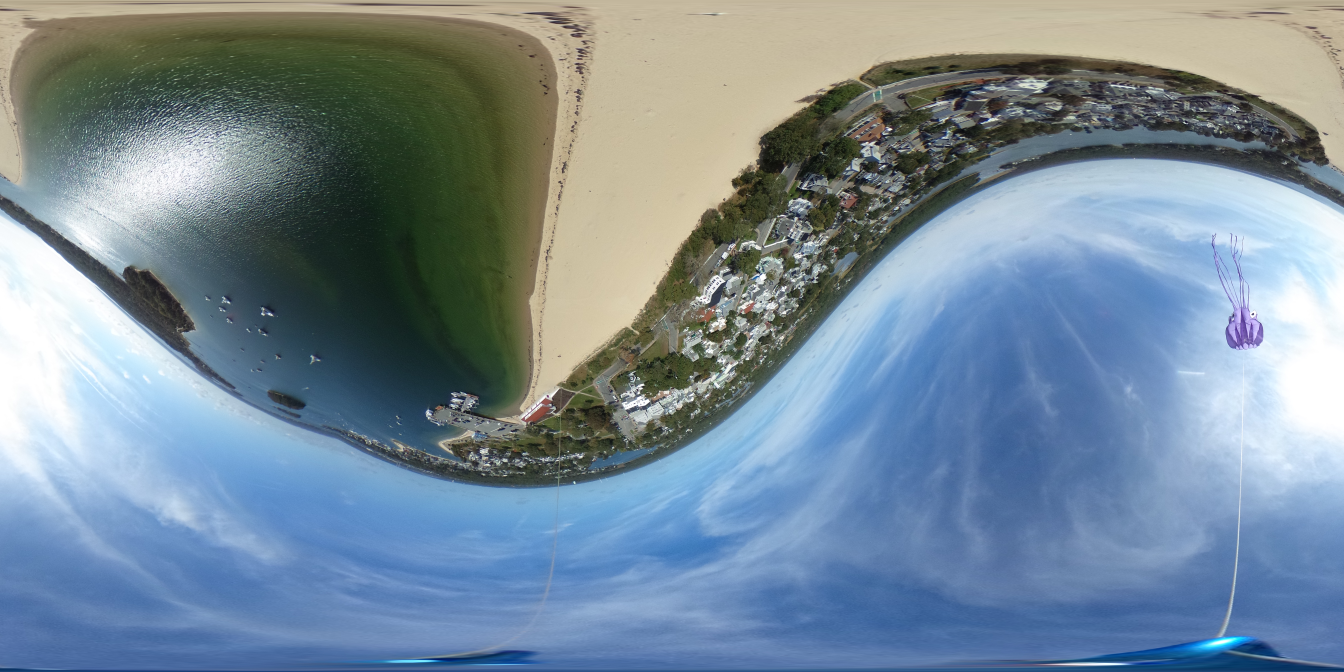
#> input picture examples/R0011200.JPG, 5376 x 2688 px, found by its file name (shown at 1/4 size)
$ python detect.py
#> lines starting #> are read from the running program, lines starting #| are printed output that depends on the picture; after the words box and inside, x2 and y2 are one past the last pixel; in counts of white or black regions, pixels touching at a corner belong together
#> further down, img is the input picture: shape (2688, 5376, 3); mean B, G, R 152.3, 138.2, 119.4
### dist/main_screen/horizonfinder.py
import cv2
import numpy as np
from scipy.interpolate import splprep, splev

def score_candidate(img, tck, u, x, y, cnt, LENGTH_WEIGHT, SMOOTHNESS_WEIGHT, LINEARITY_WEIGHT):
    """Compute a score for a potential horizon contour."""
    score = 0

    # Compute the length of the contour across the x-axis
    x_dist = max(x) - min(x)
    # Assign a score based on percentage of the image width
    score += LENGTH_WEIGHT * (x_dist / img.shape[1])

    # Compute the smoothness and linearity of the spline
    smoothness = 0
    linearity = 0
    for i in range(len(x)-1):
        p1 = splev(u[i], tck)
        p2 = splev(u[i+1], tck)
        smoothness += np.linalg.norm(np.array(p2)-np.array(p1))
        linearity += abs(p2[1] - p1[1]) / smoothness
    # Assign a score based on the linearity and smoothness of the spline
    score += SMOOTHNESS_WEIGHT * (smoothness / len(x))
    score += LINEARITY_WEIGHT * (linearity / len(x))

    return score

def find_horizon_point(img, LENGTH_WEIGHT, SMOOTHNESS_WEIGHT, LINEARITY_WEIGHT, MIN_HEIGHT, MAX_HEIGHT, scale_factor=1.0, debug=False):
    # Convert to grayscale
#> called with LENGTH_WEIGHT = 1, SMOOTHNESS_WEIGHT = 1, LINEARITY_WEIGHT = 1, MIN_HEIGHT = 0.3, MAX_HEIGHT = 0.7, scale_factor = 1, debug = True
    gray = cv2.cvtColor(img, cv2.COLOR_BGR2GRAY)
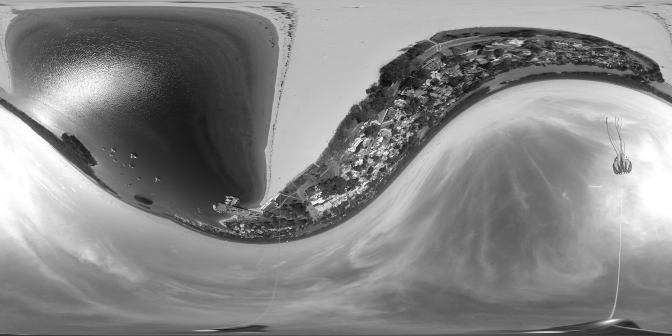
#> gray: shape (2688, 5376) (shown at 1/8 size); min 0, max 255, mean 134.2

    # Blur the image to reduce noise
    gray = cv2.GaussianBlur(gray, (9, 15), 0)

    # Apply thresholding
    ret, thresh = cv2.threshold(gray, 127, 255, cv2.THRESH_BINARY+cv2.THRESH_OTSU)
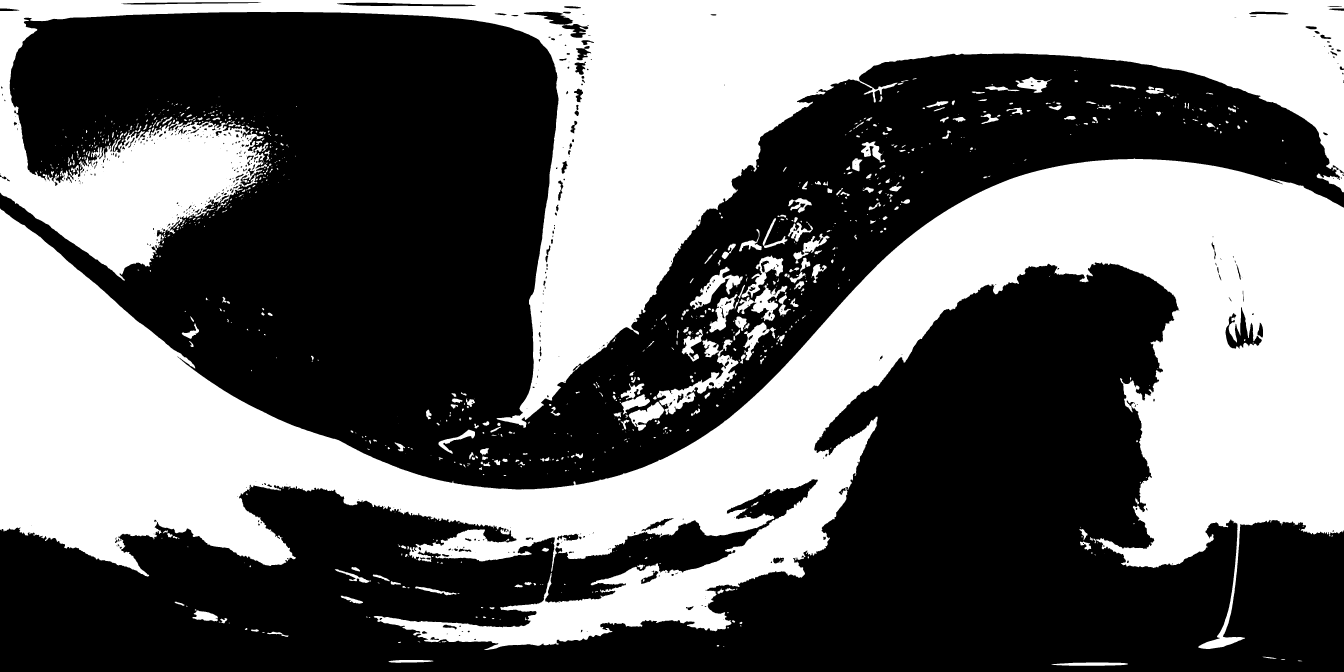
#> thresh: shape (2688, 5376) (shown at 1/4 size); 41.9% white; 990 white regions (392 under 20 px), largest, box (x1, y1, x2, y2) and area: (0, 634, 5376, 2600) 3627751, (0, 0, 5376, 1711) 2234972, (2627, 1398, 2954, 1659) 18010
#> ret = 141

    # Apply canny edge detection
    edges = cv2.Canny(thresh, 50, 150, apertureSize=3)
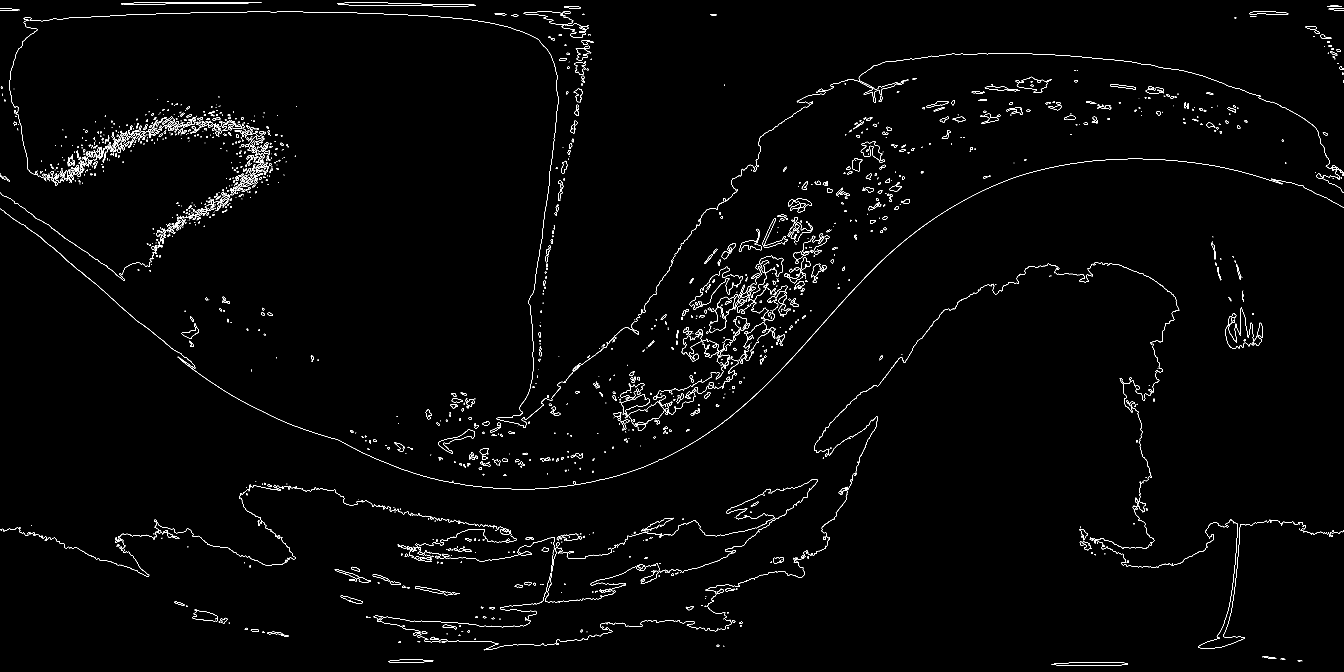
#> edges: shape (2688, 5376) (shown at 1/4 size); 0.8% white in thin lines or dots

    # Find contours
    contours, hierarchy = cv2.findContours(edges, cv2.RETR_EXTERNAL, cv2.CHAIN_APPROX_NONE)
#> contours = 2071 contours, 1370 with area under 20; largest, box (x1, y1, x2, y2) and area: (2759, 1066, 2971, 1238) 10562, (1753, 1718, 1900, 1815) 3110, (3152, 792, 3247, 851) 2362, (3050, 872, 3151, 992) 2155, (1339, 2276, 1484, 2332) 1666

    # Best contour
    horizon_contour = None
    # Best spline
    horizon_spline = None

    # Store all potential contours as tuple of (contour, score)
    potential_contours = []

    # Store all splines for debugging purposes
    splines = []

    # Best score
    max_score = 0

    for cnt in contours:
        # Check if the contour has enough points to be represented by a spline
        if len(cnt) >= 50:
            score = 0

            # Get the average height of the contour
            avg_height = np.mean(cnt[:, 0, 1])
            # Skip the contour if it's not in the right height range
            if avg_height < MIN_HEIGHT * img.shape[0] or avg_height > MAX_HEIGHT * img.shape[0]:
                continue

            # Fit a spline to the contour
            x, y = cnt.squeeze().T
            tck, u = splprep([x, y], s=len(cnt), k=1)

            # Store the spline for debugging purposes
            splines.append((tck, u))

            # Compute a score for the contour
            score = score_candidate(img, tck, u, x, y, cnt, LENGTH_WEIGHT, SMOOTHNESS_WEIGHT, LINEARITY_WEIGHT)

            # Add the contour to the list of potential contours
            potential_contours.append((cnt, score))

            # Check if the score is better than the previous best
            if score > max_score:
                max_score = score
                horizon_contour = cnt
                horizon_spline = (tck, u)
#> this loop made 2071 passes
#> avg_height on passes 1, 5, 6, 7, 8, 17, 19, 25: 2655.9, 2644.2, 2636.4, 2632.1, 2628.3, 2568.7, 2555, 2535.6
#> after the loop, horizon_contour = contour of 6817 points, box (x1, y1, x2, y2) (1812, 633, 5125, 1958), area 776; max_score = 1.73; potential_contours = 162 items; splines = 162 items

    # Check if we found a horizon contour
    if horizon_contour is None:
        return None, None, None

    # Find highest and lowest points of the horizon spline
    min_x = horizon_contour[np.argmin(horizon_contour[:, 0, 1]), 0, 0]
#> min_x = 4537
    min_y = horizon_contour[np.argmin(horizon_contour[:, 0, 1]), 0, 1]
#> min_y = 633
    max_x = horizon_contour[np.argmax(horizon_contour[:, 0, 1]), 0, 0]
#> max_x = 2096
    max_y = horizon_contour[np.argmax(horizon_contour[:, 0, 1]), 0, 1]
#> max_y = 1957

    # Find derivative at highest and lowest points of the horizon spline
    min_deriv = splev(horizon_spline[1][np.argmin(horizon_spline[1])], horizon_spline[0], der=1)[1]
#> min_deriv = 499.3
    max_deriv = splev(horizon_spline[1][np.argmax(horizon_spline[1])], horizon_spline[0], der=1)[1]
#> max_deriv = -455.5

    # Choose the point with the derivative closest to 0
    if abs(min_deriv) < abs(max_deriv):
        result_x = min_x/scale_factor
        result_y = min_y/scale_factor
        result_type = "highest"
    else:
        result_x = max_x/scale_factor
#> result_x = 2096
        result_y = max_y/scale_factor
#> result_y = 1957
        result_type = "lowest"


    # Debugging - Draw all contours, splines, and contour scores
    if debug:
        temp = thresh.copy()

        # Draw all detected contours as red
        cv2.drawContours(temp, [cnt for cnt, score in potential_contours], -1, (0, 0, 255), 4)
#> temp: shape (2688, 5376); 41.4% white; 1076 white regions (464 under 20 px), largest, box (x1, y1, x2, y2) and area: (0, 636, 5376, 2600) 3599838, (0, 0, 5376, 1711) 2228099, (2630, 1422, 2951, 1654) 13615
        # Draw all splines as yellow
        for tck, u in splines:
            x, y = splev(u, tck)
            pts = np.array([x, y]).T.reshape((-1, 1, 2)).astype(np.int32)
            cv2.polylines(temp, [pts], False, (0, 255, 255), 4)
#> temp: shape (2688, 5376); 41.3% white; 1059 white regions (458 under 20 px), largest, box (x1, y1, x2, y2) and area: (0, 637, 5376, 2600) 3595738, (0, 0, 5376, 1711) 2226811, (2630, 1422, 2951, 1654) 12899
        # Draw the best contour as blue
        cv2.drawContours(temp, [horizon_contour], -1, (255, 0, 0), 4)
        # Draw the best spline as green
        x, y = splev(horizon_spline[1], horizon_spline[0])
#> x = 6817 values, max 5122.3 at index 6231, min 1815.1 at index 2796, mean 3471.4; y = 6817 values, max 1957.3 at index 2556, min 633 at index 0, mean 1233
        pts = np.array([x, y]).T.reshape((-1, 1, 2)).astype(np.int32)
#> pts = contour of 6817 points, box (x1, y1, x2, y2) (1815, 632, 5123, 1958), area 882
        cv2.polylines(temp, [pts], False, (0, 255, 0), 4)
        # Draw the scores of all contours
        for cnt, score in potential_contours:
            cv2.putText(temp, str(round(score, 2)), (cnt[0, 0, 0], cnt[0, 0, 1]), cv2.FONT_HERSHEY_SIMPLEX, 0.5, (0, 0, 255), 3)
#> this loop made 162 passes
#> score on passes 1 to 3: 1, 0.989, 0.956
#> temp: shape (2688, 5376); 41.2% white; 1197 white regions (599 under 20 px), largest, box (x1, y1, x2, y2) and area: (0, 637, 5376, 2600) 3591327, (0, 0, 5376, 1711) 2222872, (2763, 1070, 2967, 1233) 7829
        # Draw the best score in blue
        cv2.putText(temp, str(round(max_score, 2)), (horizon_contour[0, 0, 0], horizon_contour[0, 0, 1]), cv2.FONT_HERSHEY_SIMPLEX, 0.5, (255, 0, 0), 3)
        # Draw an orange circle at the horizon point
        cv2.circle(temp, (int(result_x), int(result_y)), 10, (0, 165, 255), -1)
#> temp: shape (2688, 5376); 41.2% white; 1200 white regions (599 under 20 px), largest, box (x1, y1, x2, y2) and area: (0, 637, 5376, 2600) 3591199, (0, 0, 5376, 1711) 2222872, (2763, 1070, 2967, 1233) 7829

        # Resize the image if it's larger than 1280x720
        if temp.shape[0] > 720 or temp.shape[1] > 1280:
            scale_factor = min(1280 / temp.shape[1], 720 / temp.shape[0])
            temp = cv2.resize(temp, None, fx=scale_factor, fy=scale_factor)
#> temp: shape (640, 1280)

        # Show the image
        cv2.imshow("HorizonFinder Debugging - Contours", temp)
        cv2.waitKey(0)
        cv2.destroyAllWindows()

    return result_x, result_y, result_type

### dist/main_screen/detect.py
import cv2
import numpy as np
from scipy.interpolate import splprep, splev
from horizonfinder import score_candidate, find_horizon_point

# Define minimum and maximum average height of the horizon spline (in percent of the image height, 0.0-1.0 = 0%-100%)
MIN_HEIGHT = 0.3
MAX_HEIGHT = 0.7

# Define weights for scoring
LENGTH_WEIGHT = 1.0
SMOOTHNESS_WEIGHT = 1.0
LINEARITY_WEIGHT = 1.0

# Load the image
img = cv2.imread('examples/R0011200.JPG')

point_x, point_y, point_type = find_horizon_point(img, LENGTH_WEIGHT, SMOOTHNESS_WEIGHT, LINEARITY_WEIGHT, MIN_HEIGHT, MAX_HEIGHT, debug=True)
#> point_x = 2096; point_y = 1957; point_type = 'lowest'

print(point_x, point_y, point_type)
#| 2096.0 1957.0 lowest

# Draw the horizon point in blue
cv2.circle(img, (point_x, point_y), 25, (255, 0, 0), -1)

# Resize the image if it's larger than 1280x720
if img.shape[0] > 720 or img.shape[1] > 1280:
    img = img.copy() # Make a copy of the image so we don't modify the original
    scale_factor = min(1280 / img.shape[1], 720 / img.shape[0])
    img = cv2.resize(img, None, fx=scale_factor, fy=scale_factor)
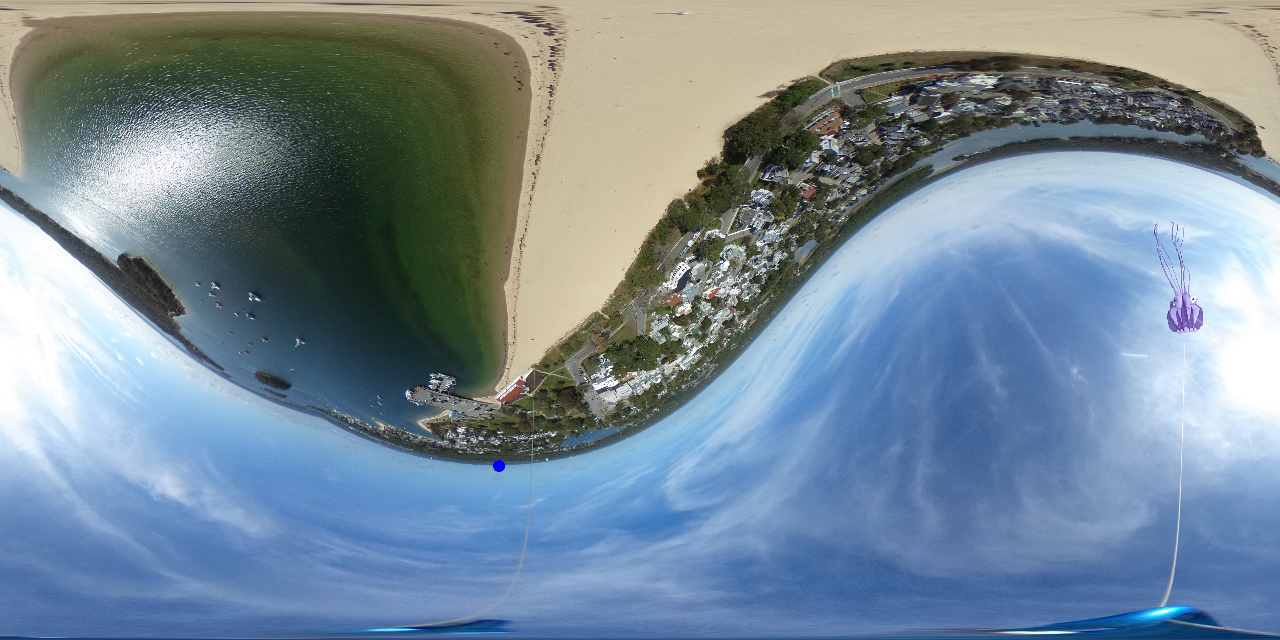
#> img: shape (640, 1280, 3); mean B, G, R 152.2, 138.1, 119.3

# Show the image
cv2.imshow('image', img)
cv2.waitKey(0)
cv2.destroyAllWindows()

$ run again, with examples/R0011055.JPG copied over examples/R0011200.JPG
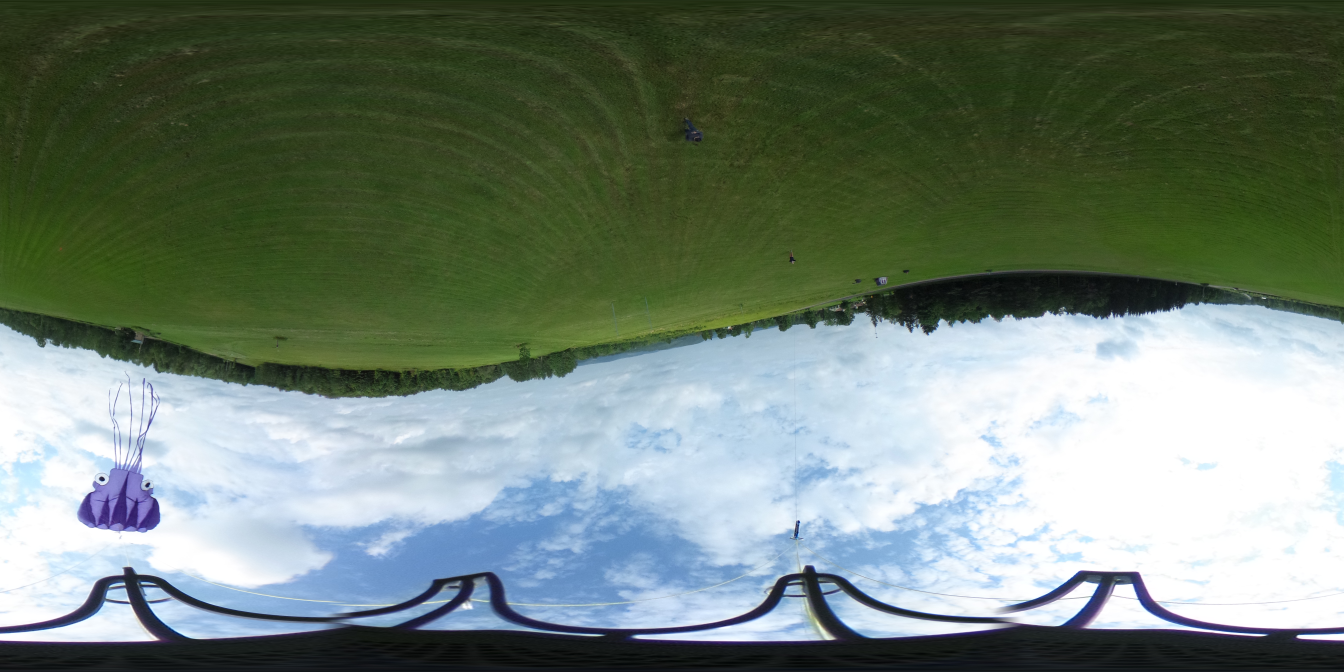
#> input picture examples/R0011055.JPG, 5376 x 2688 px, found by its file name (shown at 1/4 size)
#> img is the input picture: shape (2688, 5376, 3); mean B, G, R 116.4, 128.2, 113
#> in find_horizon_point, `ret, thresh = cv2.threshold(gray, 127, 255, cv2.THRESH_BINARY+cv2.THRE..`:
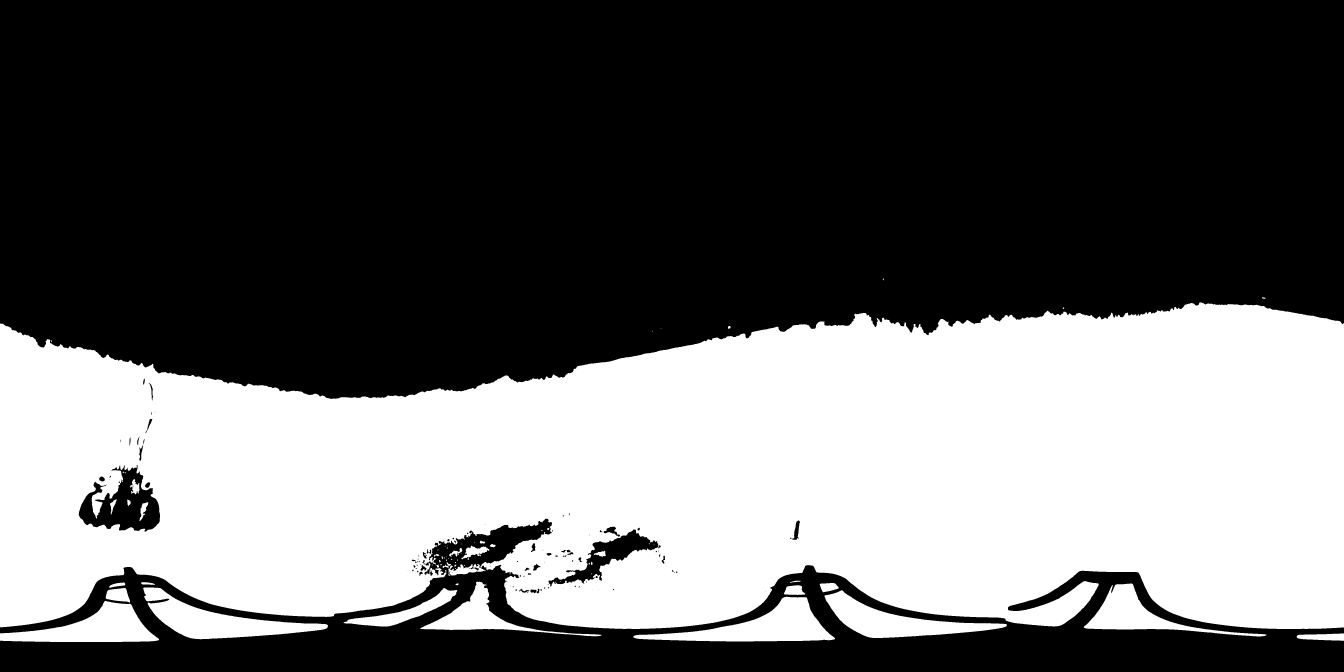
#> thresh: shape (2688, 5376) (shown at 1/4 size); 40.1% white; 77 white regions (34 under 20 px), largest, box (x1, y1, x2, y2) and area: (0, 1209, 5376, 2516) 5457517, (2533, 2387, 3340, 2566) 58458, (573, 2350, 1312, 2557) 58107
#> ret = 138
#> edges: shape (2688, 5376); 0.26% white in thin lines or dots, all inside (x1, y1, x2, y2) = (0, 1113, 5376, 2568)
#> contours = 248 contours, 159 with area under 20; largest, box (x1, y1, x2, y2) and area: (2532, 2386, 3340, 2566) 58340, (572, 2349, 1312, 2557) 58154, (3297, 2361, 4028, 2552) 51214, (4335, 2333, 5066, 2546) 39944, (1681, 2326, 2406, 2545) 31068
#> the loop in find_horizon_point, `for cnt in contours:` made 248 passes
#> avg_height on passes 1, 2, 3, 6, 9, 13, 14, 16: 2547.2, 2523.3, 2522, 2487.9, 2364.1, 2363.7, 2363, 2449.5
#> after the loop in find_horizon_point, `for cnt in contours:`: horizon_contour = contour of 10364 points, box (x1, y1, x2, y2) (0, 1242, 4554, 1595), area 625; max_score = 1.9; potential_contours = 11 items
#> min_x = 4189
#> min_y = 1242
#> max_x = 1344
#> max_y = 1594
#> min_deriv = 8160.1
#> max_deriv = -4960.8
#> result_x = 1344
#> result_y = 1594
#> the loop in find_horizon_point, `for tck, u in splines:` made 11 passes
#> x = 10364 values, max 4552.3 at index 9914, min 0.553 at index 4733, mean 2368.9; y = 10364 values, max 1594.2 at index 3300, min 1241.5 at index 0, mean 1402.3
#> pts = contour of 10364 points, box (x1, y1, x2, y2) (0, 1241, 4553, 1595), area 868
#> the loop in find_horizon_point, `for cnt, score in potential_contours:` made 11 passes
#> score on passes 1 to 8: 1.06, 1.05, 1.06, 0.994, 0.883, 1.02, 1, 1.02
#> point_x = 1344; point_y = 1594; point_type = 'lowest'
#| 1344.0 1594.0 lowest
#> `img = cv2.resize(img, None, fx=scale_factor, fy=scale_factor)`:
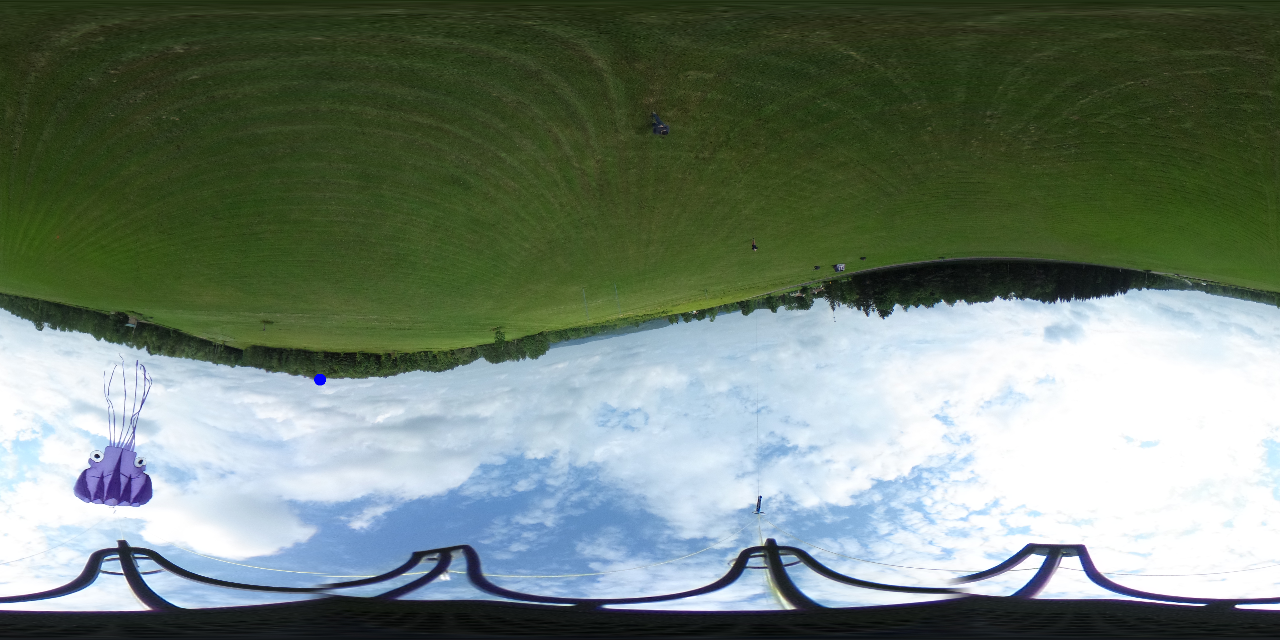
#> img: shape (640, 1280, 3); mean B, G, R 116.4, 128.1, 112.9
